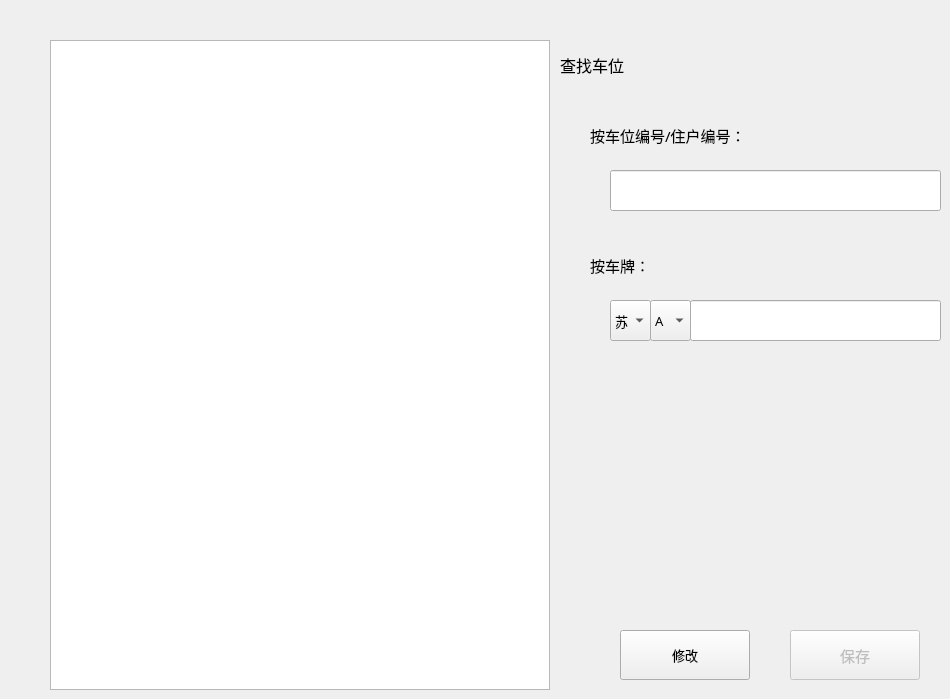
                <widget class="QWidget" name="tabParking_list">
                 <attribute name="title">
                  <string>  详情  </string>
                 </attribute>
                 <widget class="QTableWidget" name="tableWidgetParkingInfo">
                  <property name="geometry">
                   <rect>
                    <x>50</x>
                    <y>40</y>
                    <width>500</width>
                    <height>650</height>
                   </rect>
                  </property>
                  <property name="minimumSize">
                   <size>
                    <width>500</width>
                    <height>650</height>
                   </size>
                  </property>
                  <property name="maximumSize">
                   <size>
                    <width>500</width>
                    <height>650</height>
                   </size>
                  </property>
                  <property name="horizontalScrollBarPolicy">
                   <enum>Qt::ScrollBarAlwaysOff</enum>
                  </property>
                 </widget>
                 <widget class="QLabel" name="label_10">
                  <property name="geometry">
                   <rect>
                    <x>560</x>
                    <y>40</y>
                    <width>241</width>
                    <height>51</height>
                   </rect>
                  </property>
                  <property name="font">
                   <font>
                    <family>思源黑体 CN Medium</family>
                    <pointsize>12</pointsize>
                   </font>
                  </property>
                  <property name="text">
                   <string>&lt;html&gt;&lt;head/&gt;&lt;body&gt;&lt;p&gt;&lt;span style=&quot; font-size:12pt;&quot;&gt;查找车位&lt;/span&gt;&lt;/p&gt;&lt;/body&gt;&lt;/html&gt;</string>
                  </property>
                 </widget>
                 <widget class="QLineEdit" name="lineEditSearchID">
                  <property name="geometry">
                   <rect>
                    <x>610</x>
                    <y>170</y>
                    <width>331</width>
                    <height>41</height>
                   </rect>
                  </property>
                  <property name="font">
                   <font>
                    <family>微软雅黑</family>
                    <pointsize>10</pointsize>
                   </font>
                  </property>
                  <property name="contextMenuPolicy">
                   <enum>Qt::DefaultContextMenu</enum>
                  </property>
                 </widget>
                 <widget class="QLabel" name="label_11">
                  <property name="geometry">
                   <rect>
                    <x>590</x>
                    <y>110</y>
                    <width>171</width>
                    <height>51</height>
                   </rect>
                  </property>
                  <property name="font">
                   <font>
                    <family>思源黑体 CN Light</family>
                    <pointsize>11</pointsize>
                   </font>
                  </property>
                  <property name="text">
                   <string>&lt;html&gt;&lt;head/&gt;&lt;body&gt;&lt;p&gt;&lt;span style=&quot; font-size:11pt;&quot;&gt;按车位编号/住户编号：&lt;/span&gt;&lt;/p&gt;&lt;/body&gt;&lt;/html&gt;</string>
                  </property>
                 </widget>
                 <widget class="QLabel" name="label_12">
                  <property name="geometry">
                   <rect>
                    <x>590</x>
                    <y>250</y>
                    <width>81</width>
                    <height>31</height>
                   </rect>
                  </property>
                  <property name="font">
                   <font>
                    <family>思源黑体 CN Light</family>
                    <pointsize>11</pointsize>
                   </font>
                  </property>
                  <property name="text">
                   <string>&lt;html&gt;&lt;head/&gt;&lt;body&gt;&lt;p&gt;&lt;span style=&quot; font-size:11pt;&quot;&gt;按车牌：&lt;/span&gt;&lt;/p&gt;&lt;/body&gt;&lt;/html&gt;</string>
                  </property>
                 </widget>
                 <widget class="QComboBox" name="comboBox">
                  <property name="geometry">
                   <rect>
                    <x>610</x>
                    <y>300</y>
                    <width>41</width>
                    <height>41</height>
                   </rect>
                  </property>
                  <property name="font">
                   <font>
                    <family>思源宋体 CN Light</family>
                    <pointsize>10</pointsize>
                   </font>
                  </property>
                  <property name="styleSheet">
                   <string notr="true"/>
                  </property>
                  <item>
                   <property name="text">
                    <string>苏</string>
                   </property>
                  </item>
                  <item>
                   <property name="text">
                    <string>浙</string>
                   </property>
                  </item>
                  <item>
                   <property name="text">
                    <string>沪</string>
                   </property>
                  </item>
                 </widget>
                 <widget class="QComboBox" name="comboBox_2">
                  <property name="geometry">
                   <rect>
                    <x>650</x>
                    <y>300</y>
                    <width>41</width>
                    <height>41</height>
                   </rect>
                  </property>
                  <property name="font">
                   <font>
                    <family>微软雅黑</family>
                    <pointsize>10</pointsize>
                   </font>
                  </property>
                  <property name="styleSheet">
                   <string notr="true"/>
                  </property>
                  <item>
                   <property name="text">
                    <string>A</string>
                   </property>
                  </item>
                  <item>
                   <property name="text">
                    <string>B</string>
                   </property>
                  </item>
                  <item>
                   <property name="text">
                    <string>C</string>
                   </property>
                  </item>
                  <item>
                   <property name="text">
                    <string>D</string>
                   </property>
                  </item>
                  <item>
                   <property name="text">
                    <string>E</string>
                   </property>
                  </item>
                  <item>
                   <property name="text">
                    <string>F</string>
                   </property>
                  </item>
                  <item>
                   <property name="text">
                    <string>G</string>
                   </property>
                  </item>
                  <item>
                   <property name="text">
                    <string>H</string>
                   </property>
                  </item>
                  <item>
                   <property name="text">
                    <string>J</string>
                   </property>
                  </item>
                  <item>
                   <property name="text">
                    <string>K</string>
                   </property>
                  </item>
                  <item>
                   <property name="text">
                    <string>L</string>
                   </property>
                  </item>
                  <item>
                   <property name="text">
                    <string>M</string>
                   </property>
                  </item>
                  <item>
                   <property name="text">
                    <string>N</string>
                   </property>
                  </item>
                 </widget>
                 <widget class="QLineEdit" name="lineEditSearchCarID">
                  <property name="geometry">
                   <rect>
                    <x>690</x>
                    <y>300</y>
                    <width>251</width>
                    <height>41</height>
                   </rect>
                  </property>
                  <property name="font">
                   <font>
                    <family>微软雅黑</family>
                    <pointsize>10</pointsize>
                   </font>
                  </property>
                 </widget>
                 <widget class="QPushButton" name="buttonEditParkingInfo">
                  <property name="geometry">
                   <rect>
                    <x>620</x>
                    <y>630</y>
                    <width>130</width>
                    <height>50</height>
                   </rect>
                  </property>
                  <property name="minimumSize">
                   <size>
                    <width>130</width>
                    <height>50</height>
                   </size>
                  </property>
                  <property name="maximumSize">
                   <size>
                    <width>130</width>
                    <height>50</height>
                   </size>
                  </property>
                  <property name="font">
                   <font>
                    <family>思源黑体 CN Medium</family>
                    <pointsize>10</pointsize>
                   </font>
                  </property>
                  <property name="text">
                   <string>修改</string>
                  </property>
                 </widget>
                 <widget class="QPushButton" name="buttonSaveParkingInfo">
                  <property name="enabled">
                   <bool>false</bool>
                  </property>
                  <property name="geometry">
                   <rect>
                    <x>790</x>
                    <y>630</y>
                    <width>130</width>
                    <height>50</height>
                   </rect>
                  </property>
                  <property name="minimumSize">
                   <size>
                    <width>130</width>
                    <height>50</height>
                   </size>
                  </property>
                  <property name="maximumSize">
                   <size>
                    <width>130</width>
                    <height>50</height>
                   </size>
                  </property>
                  <property name="font">
                   <font>
                    <family>思源黑体 CN Medium</family>
                    <pointsize>11</pointsize>
                   </font>
                  </property>
                  <property name="text">
                   <string>保存</string>
                  </property>
                 </widget>
                </widget>
